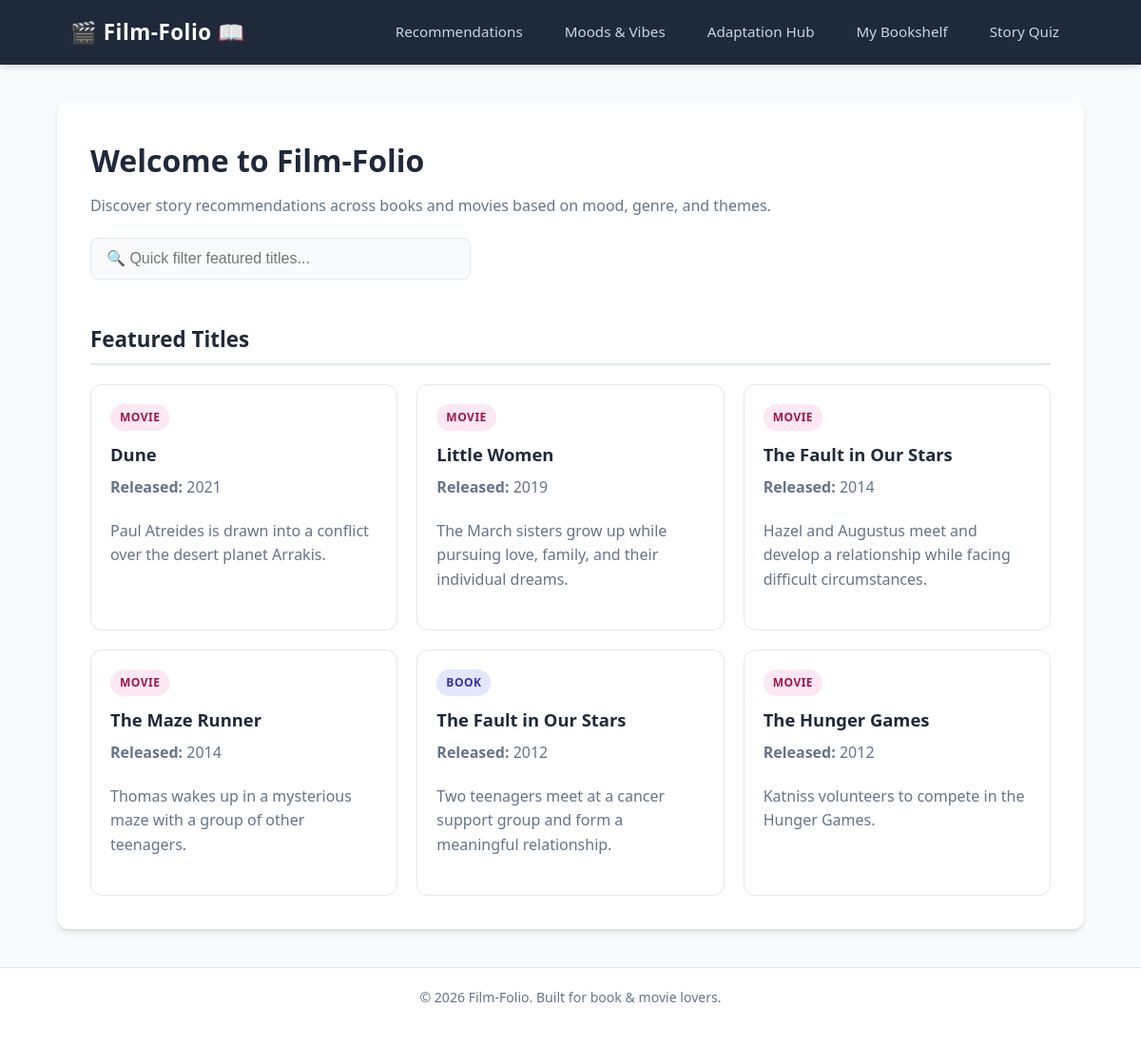
The page / on the database its author committed.
### tables this page shows
CREATE TABLE `media` (
  `MediaID` int(11) NOT NULL AUTO_INCREMENT,
  `title` varchar(150) NOT NULL,
  `description` text DEFAULT NULL,
  `releaseyear` int(11) DEFAULT NULL,
  `pgcount` int(11) DEFAULT NULL,
  `isbn` varchar(20) DEFAULT NULL,
  `director` varchar(100) DEFAULT NULL,
  `runtime` int(11) DEFAULT NULL,
  `mediatype` varchar(50) DEFAULT NULL,
  PRIMARY KEY (`MediaID`)
);

### index.php (the view)
<?php
require_once 'config/db.php';
include_once 'includes/header.php';
$stmt = $pdo->query("SELECT * FROM media ORDER BY releaseyear DESC LIMIT 6");
$recentMedia = $stmt->fetchAll();
?>
<h1>Welcome to Film-Folio</h1>
<p>Discover story recommendations across books and movies based on mood, genre, and themes.</p>
<input type="text" id="searchMedia" placeholder="🔍 Quick filter featured titles..." style="margin-bottom: 20px;">
<h2>Featured Titles</h2>
<div class="media-grid">
    <?php foreach ($recentMedia as $item): ?>
        <div class="card">
            <div>
                <span class="badge <?= $item['mediatype'] === 'Book' ? 'badge-book' : 'badge-movie' ?>">
                    <?= htmlspecialchars($item['mediatype']) ?>
                </span>
                <h3 style="margin-top: 10px;"><?= htmlspecialchars($item['title']) ?></h3>
                <p><strong>Released:</strong> <?= $item['releaseyear'] ?></p>
                <p><?= htmlspecialchars($item['description']) ?></p>
            </div>
        </div>
    <?php endforeach; ?>
</div>
<?php include_once 'includes/footer.php'; ?>

### includes/header.php (shortened to what this page needs)
<!DOCTYPE html>
<html lang="en">
<head>
    <link rel="stylesheet" href="css/style.css">
</head>
<body>
    <header>
        <nav class="navbar">
            <a href="index.php" class="logo">🎬 Film-Folio 📖</a>
            <ul class="nav-links">
                <li><a href="recommend.php">Recommendations</a></li>
                <li><a href="mood.php">Moods & Vibes</a></li>
                <li><a href="adaptation.php">Adaptation Hub</a></li>
                <li><a href="bookshelf.php">My Bookshelf</a></li>
                <li><a href="quiz.php">Story Quiz</a></li>
            </ul>
        </nav>
    </header>
    <main class="container">

### includes/footer.php (shortened to what this page needs)
</main>
    <footer>
        <p>&copy; <?= date('Y') ?> Film-Folio. Built for book & movie lovers.</p>
    </footer>
</body>
</html>

### css/style.css (style rules this page uses)
:root { --primary-color: #1e293b; --primary-hover: #0f172a; --accent-color: #6366f1; --accent-hover: #4f46e5; --bg-color: #f8fafc; --card-bg: #ffffff; --text-main: #1e293b; --text-muted: #64748b; --border-color: #e2e8f0; --shadow-sm: 0 1px 3px rgba(0, 0, 0, 0.1); --shadow-md: 0 4px 6px -1px rgba(0, 0, 0, 0.1), 0 2px 4px -1px rgba(0, 0, 0, 0.06); --shadow-lg: 0 10px 15px -3px rgba(0, 0, 0, 0.1), 0 4px 6px -2px rgba(0, 0, 0, 0.05); --radius: 12px; --transition: all 0.25s ease-in-out; }
* { box-sizing: border-box; margin: 0; padding: 0; }
body { font-family: 'Segoe UI', system-ui, -apple-system, sans-serif; background-color: var(--bg-color); color: var(--text-main); line-height: 1.6; display: flex; flex-direction: column; min-height: 100vh; }
header { background-color: var(--primary-color); box-shadow: var(--shadow-md); position: sticky; top: 0; z-index: 100; }
.navbar { max-width: 1100px; margin: 0 auto; padding: 1rem 1.5rem; display: flex; justify-content: space-between; align-items: center; }
.logo { color: #ffffff; font-size: 1.4rem; font-weight: 700; text-decoration: none; letter-spacing: 0.5px; display: flex; align-items: center; gap: 8px; }
.nav-links { list-style: none; display: flex; gap: 20px; }
.nav-links a { color: #cbd5e1; text-decoration: none; font-weight: 500; font-size: 0.95rem; padding: 8px 12px; border-radius: 6px; transition: var(--transition); }
.container { max-width: 1100px; width: 90%; margin: 40px auto; background: var(--card-bg); padding: 35px; border-radius: var(--radius); box-shadow: var(--shadow-md); flex-grow: 1; }
h1 { font-size: 2rem; color: var(--primary-color); margin-bottom: 10px; font-weight: 700; }
h2 { font-size: 1.4rem; color: var(--primary-color); margin: 25px 0 15px 0; padding-bottom: 8px; border-bottom: 2px solid var(--border-color); }
p { color: var(--text-muted); margin-bottom: 20px; }
select, input[type="text"] { width: 100%; max-width: 400px; padding: 12px 16px; font-size: 1rem; border: 1px solid var(--border-color); border-radius: 8px; background-color: #f8fafc; color: var(--text-main); transition: var(--transition); outline: none; }
.media-grid { display: grid; grid-template-columns: repeat(auto-fill, minmax(280px, 1fr)); gap: 20px; margin-top: 20px; }
.card { background: var(--card-bg); border: 1px solid var(--border-color); border-radius: var(--radius); padding: 20px; transition: var(--transition); display: flex; flex-direction: column; justify-content: space-between; }
.card h3 { font-size: 1.15rem; color: var(--primary-color); margin-bottom: 8px; }
.badge { display: inline-block; padding: 4px 10px; border-radius: 20px; font-size: 0.75rem; font-weight: 600; text-transform: uppercase; letter-spacing: 0.5px; }
.badge-book { background-color: #e0e7ff; color: #3730a3; }
.badge-movie { background-color: #fce7f3; color: #9d174d; }
footer { text-align: center; padding: 20px; color: var(--text-muted); font-size: 0.88rem; border-top: 1px solid var(--border-color); background-color: var(--card-bg); }

### rows shown on the page
media: mediatype "MOVIE", title "Dune", releaseyear "2021", description "Paul Atreides is drawn into a conflict over the desert planet Arrakis."
media: mediatype "MOVIE", title "Little Women", releaseyear "2019", description "The March sisters grow up while pursuing love, family, and their individual dreams."
media: mediatype "MOVIE", title "The Fault in Our Stars", releaseyear "2014", description "Hazel and Augustus meet and develop a relationship while facing difficult circumstances."
media: mediatype "MOVIE", title "The Maze Runner", releaseyear "2014", description "Thomas wakes up in a mysterious maze with a group of other teenagers."
media: mediatype "BOOK", title "The Fault in Our Stars", releaseyear "2012", description "Two teenagers meet at a cancer support group and form a meaningful relationship."
media: mediatype "MOVIE", title "The Hunger Games", releaseyear "2012", description "Katniss volunteers to compete in the Hunger Games."
